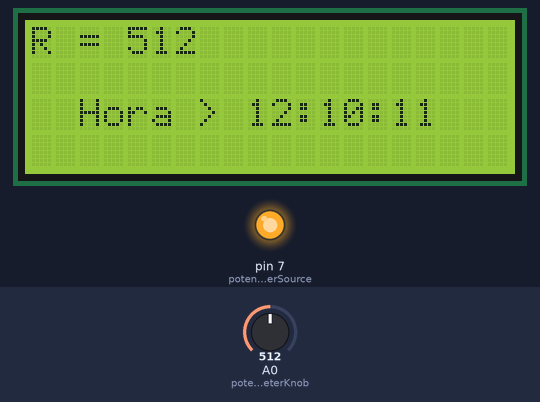
Bench run of a sketch on a simulated Arduino Uno, built with avr-gcc and run on an emulated ATmega328P. Shown: 20×4 character LCD, output pins drawn as LEDs (lit = HIGH). The test bench sets the inputs (shaded band); at power-on: A0 (potentiometerKnob) = 512.

Above: at 1.2 s.
1.3 s: A0 (potentiometerKnob) set to 716
At 2.6 s:
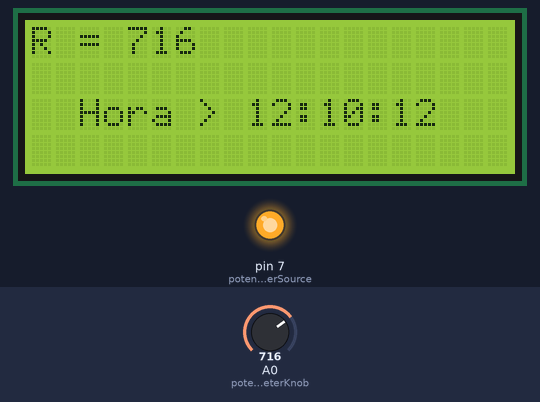
4.6 s: A0 (potentiometerKnob) set to 900
At 5.9 s:
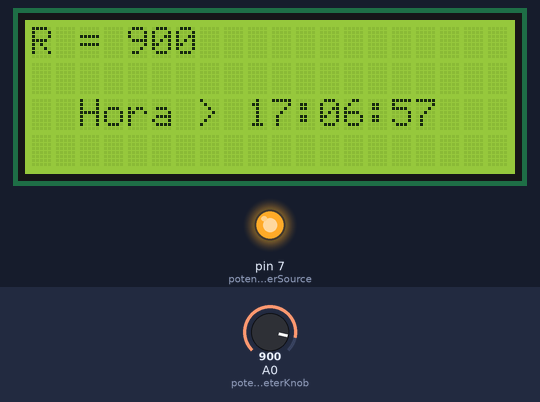
7.6 s: A0 (potentiometerKnob) set to 1010
At 9.0 s:
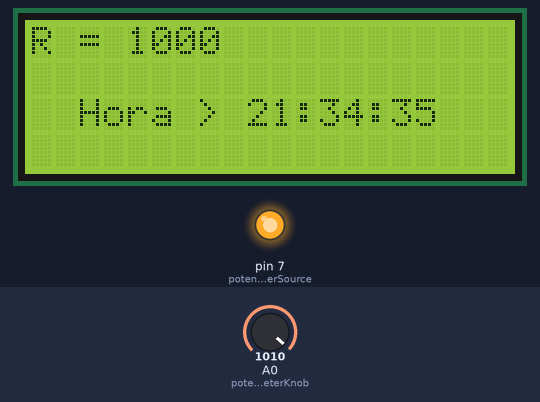
Timing chart, 0 to 10.6 s (numbered marks = the images above; inputs shaded):
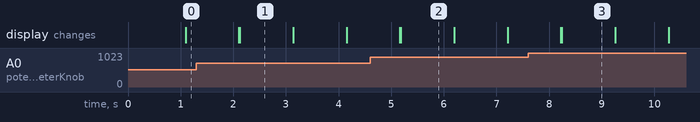

The sketch:

display.ino
```cpp
#include <Wire.h>
#include <LiquidCrystal_I2C.h>


unsigned long time;

// The LCD constructor - address shown is 0x27 - may or may not be correct for yours
// Also based on YWRobot LCM1602 IIC V1
LiquidCrystal_I2C lcd(0x27, 2, 1, 0, 4, 5, 6, 7, 3, POSITIVE);

int potentiometerSource = 7;
int potentiometerKnob = 0;
int oldValue = 500;

long secondsPerDay = 86400;
long totalSeconds = 0;

void setup()
{
  lcd.begin(20,4);
  lcd.backlight();
  pinMode(potentiometerSource, OUTPUT);
  digitalWrite(potentiometerSource, HIGH);
}


void loop()
{
  int newValue = analogRead(potentiometerKnob);

  if (newValue > 1000) {
    newValue = 1000;
  } else if (newValue < 10) {
    newValue = 10;
  }
  if (newValue - oldValue > 3 || oldValue - newValue > 3) {
    oldValue = newValue;

    lcd.setCursor(0,0);
    lcd.print("R =      ");
    lcd.setCursor(4,0);
    lcd.print(oldValue);

    totalSeconds = 87.2727 * (oldValue - 10);
  } else {
    delay(1000);
    totalSeconds = (totalSeconds + 1) % secondsPerDay;

    int seconds = (totalSeconds % 60);
    int minutes = (totalSeconds % 3600) / 60;
    int hours   = (totalSeconds % 86400) / 3600;

    lcd.setCursor(2,2);
    lcd.print("Hora > ");
    if (hours < 10) lcd.print(0);
    lcd.print(hours);
    lcd.print(":");
    if (minutes < 10) lcd.print(0);
    lcd.print(minutes);
    lcd.print(":");
    if (seconds < 10) lcd.print(0);
    lcd.print(seconds);
  }
}
```

Measured:
- what the display in image 1 shows lasts 1.0 s, from 2.1 s to 3.1 s
